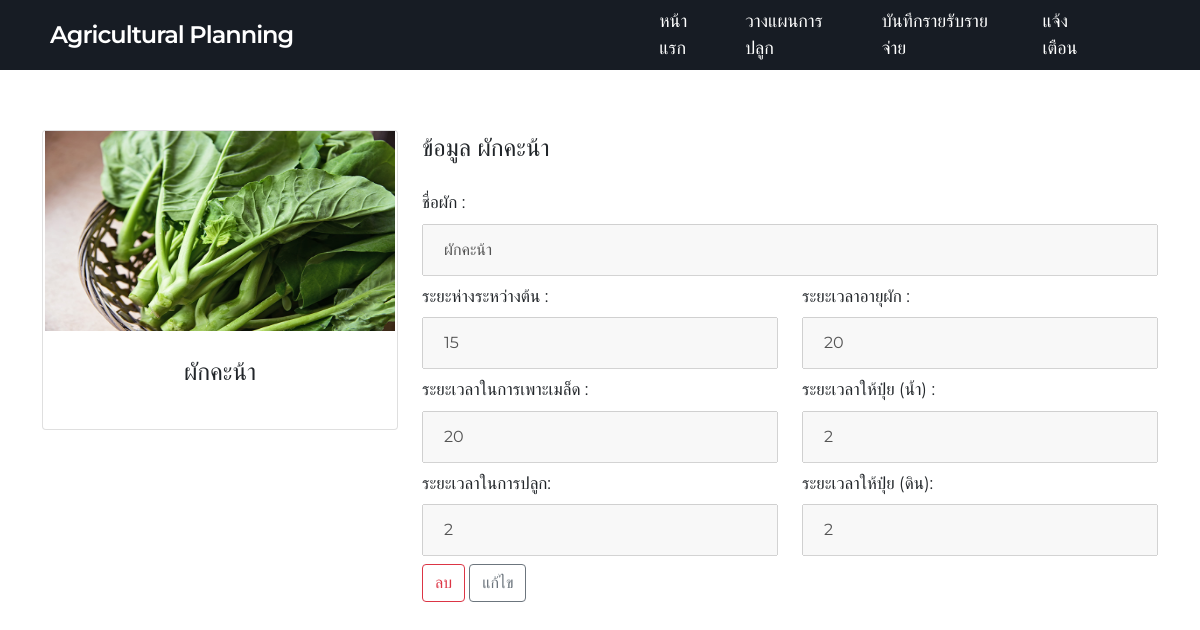
Page /infor_Vegetables_head.php?id_Vegetable=1 on the committed database.
### tables this page shows
CREATE TABLE `vegetable` (
  `id_Vegetable` int(11) NOT NULL,
  `Name` varchar(99) NOT NULL,
  `distance` int(99) NOT NULL,
  `sow_seeds` int(99) NOT NULL,
  `Planing_period` int(99) NOT NULL,
  `Fertilize` int(99) NOT NULL,
  `soil` int(99) NOT NULL,
  `old` int(3) NOT NULL,
  `img` varchar(999) NOT NULL,
  `Veg_Type_ID` int(11) NOT NULL,
  `id_user` int(99) NOT NULL
);

### infor_Vegetables_head.php (the view, shortened to what this page needs)
<!DOCTYPE html>
<html lang="en">
<head>
    <link href="https://cdn.jsdelivr.net/npm/bootstrap@5.1.3/dist/css/bootstrap.min.css" rel="stylesheet">
    <link rel="stylesheet" href="https://cdnjs.cloudflare.com/ajax/libs/font-awesome/4.7.0/css/font-awesome.min.css">
    <?php include "./user_menu.php" ?>
    <link rel="stylesheet" href="./style/veg.css">
</head>
<?php
if ($_GET) {
    $id_Vegetable = $_GET['id_Vegetable'];
    $all_veg = "SELECT * FROM  vegetable WHERE (id_Vegetable = $id_Vegetable) ";
    $result = mysqli_query($conn, $all_veg);
    $row = mysqli_fetch_array($result);
}
?>
<body>
    <div class="container">
        <div class="row">
            <div class="col-4">
                <div class="card">
                    <img src="<?php echo $row['img']; ?>" style="width:350px;height:200px">
                    <div class="card-body">
                        <p class="btn"><?php echo $row['Name']; ?></p><br>
                    </div>
                </div>
            </div>
            <div class="col-8">
                <form action="#" method="POST" enctype="multipart/form-data">
                    <h4 class="modal-title">ข้อมูล <?php echo $row['Name']; ?></h4><br>
                    <label for="name_veg">ชื่อผัก :</label>
                    <input type="text" id="name_veg" name="name_veg" disabled value="<?php echo $row['Name']; ?>">
                    <div class="row">
                        <div class="col">
                            <label for="distance">ระยะห่างระหว่างต้น :</label>
                            <input type="number" id="distance" name="distance" disabled value="<?php echo $row['distance']; ?>">
                            <label for="sow_seeds">ระยะเวลาในการเพาะเมล็ด :</label>
                            <input type="number" id="sow_seeds" name="sow_seeds" disabled value="<?php echo $row['sow_seeds']; ?>">
                            <label for="Planing_period">ระยะเวลาในการปลูก:</label>
                            <input type="number" id="Planing_period" name="Planing_period" disabled value="<?php echo $row['Planing_period']; ?>">
                        </div>
                        <div class="col">
                            <label for="old">ระยะเวลาอายุผัก :</label>
                            <input type="number" id="old" name="old" disabled value="<?php echo $row['old']; ?>">
                            <label for="Fertilize">ระยะเวลาให้ปุ๋ย (น้ำ) :</label>
                            <input type="number" id="Fertilize" name="Fertilize" disabled value="<?php echo $row['Fertilize']; ?>">
                            <label for="soil">ระยะเวลาให้ปุ๋ย (ดิน):</label>
                            <input type="number" id="soil" name="soil" disabled value="<?php echo $row['soil']; ?>">
                        </div>
                    </div>
                    <a type="submit" class="btn btn-outline-danger" name="delete" href="delete_Vegetables_head.php ?id_Vegetable=<?php echo $row['id_Vegetable']; ?>">ลบ</a>
                    <a type="submit" class="btn btn-outline-secondary" name="seve" href="edit_vegetables_head.php ?id_Vegetable=<?php echo $row['id_Vegetable']; ?>">แก้ไข</a>
                </form>
            </div>
        </div>
    </div>
</body>
</html>

### style/user_menu1.css (style rules this page uses)
* { margin: 0; padding: 0; outline: none; box-sizing: border-box; font-family: 'Montserrat', sans-serif; }
body { background: #f2f2f2; }

### style/veg.css (style rules this page uses)
* { margin: 0; padding: 0; }
.container { margin-top: 5%; }
.card { display: table-cell; text-align: center; vertical-align: middle; width: 500px; }
.card .btn { font-size: 24px; }
input { width: 100%; padding: 12px 20px; margin: 8px 0; box-sizing: border-box; }
label { font-size: 17px; }

### rows in the picture
vegetable: img (picture), Name "ผักคะน้า", name_veg "ผักคะน้า", distance "15", sow_seeds "20", Planing_period "2", old "20", Fertilize "2", soil "2"
